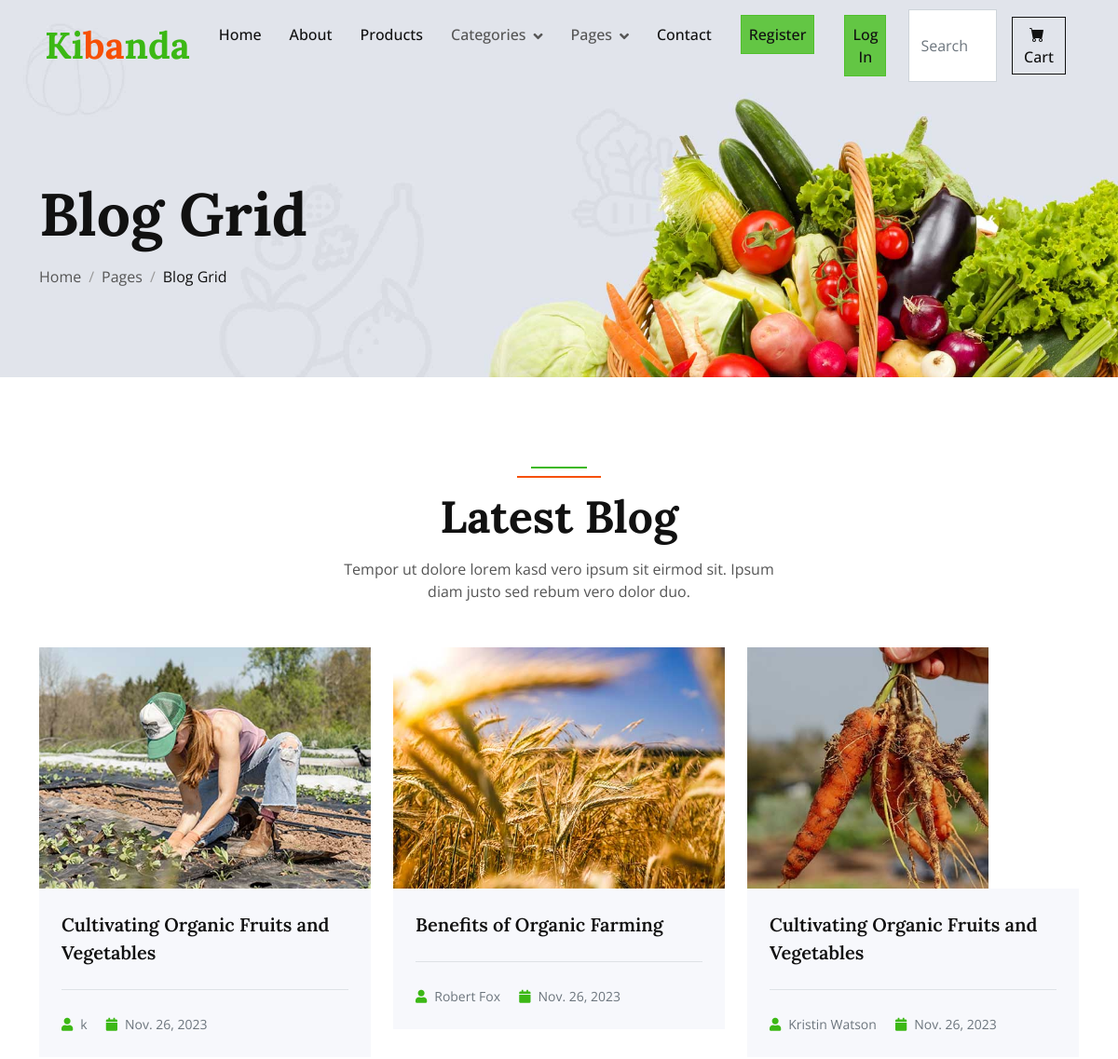
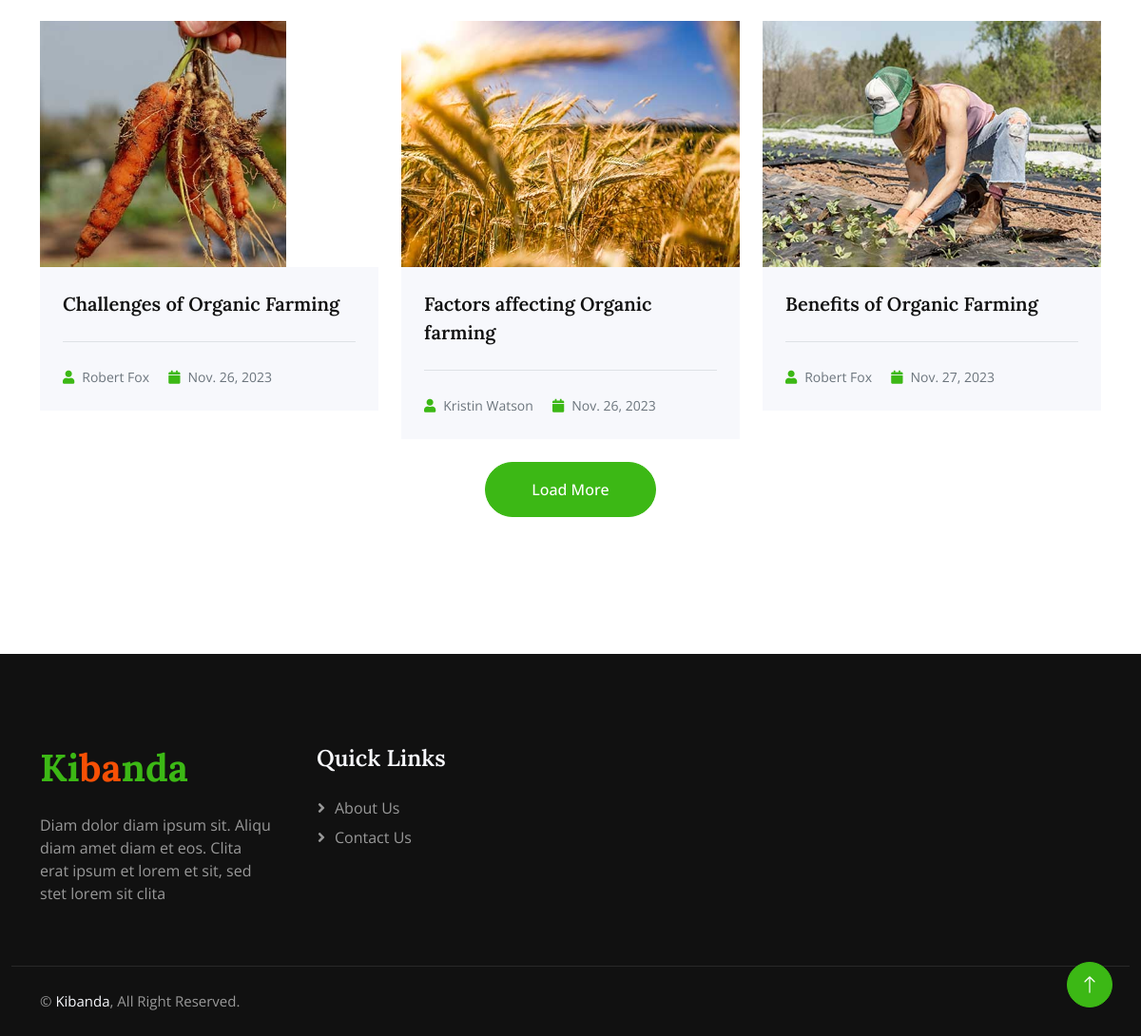
The app's page /blogs/ with its own data (2 pictures, top to bottom).
### Store/models.py (models this page shows, shortened)
class Blog(models.Model):
    thumbnail = models.ImageField(upload_to="uploads/blogs", default="uploads/blogs.blogs.jpg")
    title = models.CharField(max_length=100, blank=False, null=False)
    author = models.CharField(max_length=100, blank=False, null=False)
    date = models.DateField(auto_now=True)
    content = models.TextField(blank=False, null=True, max_length=50000)

### Store/views.py (the view)
# urls.py: path("blogs/", views.blogs, name="blogs"),
def blogs(request):
    blog = Blog.objects.all()
    return render(request, "blog.html", {'navbar':'blogs', 'blog':blog})

### Store/templates/blog.html
{% extends 'layout.html' %}
{% load static %}
{% block body %}
    <div class="container-fluid page-header wow fadeIn" data-wow-delay="0.1s">
        <div class="container">
            <h1 class="display-3 mb-3 animated slideInDown">Blog Grid</h1>
            <nav aria-label="breadcrumb animated slideInDown">
                <ol class="breadcrumb mb-0">
                    <li class="breadcrumb-item"><a class="text-body" href="{% url 'Store:home' %}">Home</a></li>
                    <li class="breadcrumb-item"><a class="text-body" href="#">Pages</a></li>
                    <li class="breadcrumb-item text-dark active" aria-current="page">Blog Grid</li>
                </ol>
            </nav>
        </div>
    </div>
            {% if blog %}
    <div class="container-xxl py-6">
        <div class="container">
            <div class="section-header text-center mx-auto mb-5 wow fadeInUp" data-wow-delay="0.1s" style="max-width: 500px;">
                <h1 class="display-5 mb-3">Latest Blog</h1>
                <p>Tempor ut dolore lorem kasd vero ipsum sit eirmod sit. Ipsum diam justo sed rebum vero dolor duo.</p>
            </div>
                <div class="row g-4">
                {% for blog in blog|slice:":9" %}
                    <div class="col-lg-4 col-md-6 wow fadeInUp" data-wow-delay="0.1s">
                    <img class="img-fluid" src="/media/{{ blog.thumbnail }}" alt="">
                    <div class="bg-light p-4">
                        <a class="d-block h5 lh-base mb-4" href="{% url 'Store:blogcontent' blog.id %}">{{ blog.title }}</a>
                        <div class="text-muted border-top pt-4">
                            <small class="me-3"><i class="fa fa-user text-primary me-2"></i>{{ blog.author }}</small>
                            <small class="me-3"><i class="fa fa-calendar text-primary me-2"></i>{{ blog.date }}</small>
                        </div>
                    </div>
                </div>
                {% endfor %}
                <div class="col-12 text-center wow fadeInUp" data-wow-delay="0.1s">
                    <a class="btn btn-primary rounded-pill py-3 px-5" href="">Load More</a>
                </div>
            </div>
        </div>
    </div>
            {% else %}
                <h3 class="text-danger">No Blogs Posted Yet</h3>
            {% endif %}
{% endblock %}

### Store/static/css/style.css (style rules this page uses)
:root { --primary: #3CB815; --secondary: #F65005; --light: #F7F8FC; --dark: #111111; }
.py-6 { padding-top: 6rem; padding-bottom: 6rem; }
.btn { font-weight: 500; transition: .5s; }
.btn.btn-primary, .btn.btn-secondary, .btn.btn-outline-primary:hover, .btn.btn-outline-secondary:hover { color: #FFFFFF; }
.page-header { padding-top: 12rem; padding-bottom: 6rem; background: url(../img/carousel-1.jpg) top right no-repeat; background-size: cover; }
.breadcrumb-item+.breadcrumb-item::before { color: #999999; }
.section-header { position: relative; padding-top: 25px; }
.section-header::before { position: absolute; content: ""; width: 60px; height: 2px; top: 0; left: 50%; transform: translateX(-50%); background: var(--primary); }
.section-header::after { position: absolute; content: ""; width: 90px; height: 2px; top: 10px; left: 50%; transform: translateX(-50%); background: var(--secondary); }

### records on screen
Blog: thumbnail (picture), title "Cultivating Organic Fruits and Vegetables", author "k", date "Nov. 26, 2023"
Blog: thumbnail (picture), title "Benefits of Organic Farming", author "Robert Fox", date "Nov. 26, 2023"
Blog: thumbnail (picture), title "Cultivating Organic Fruits and Vegetables", author "Kristin Watson", date "Nov. 26, 2023"
Blog: thumbnail (picture), title "Challenges of Organic Farming", author "Robert Fox", date "Nov. 26, 2023"
Blog: thumbnail (picture), title "Factors affecting Organic farming", author "Kristin Watson", date "Nov. 26, 2023"
Blog: thumbnail (picture), title "Benefits of Organic Farming", author "Robert Fox", date "Nov. 27, 2023"
